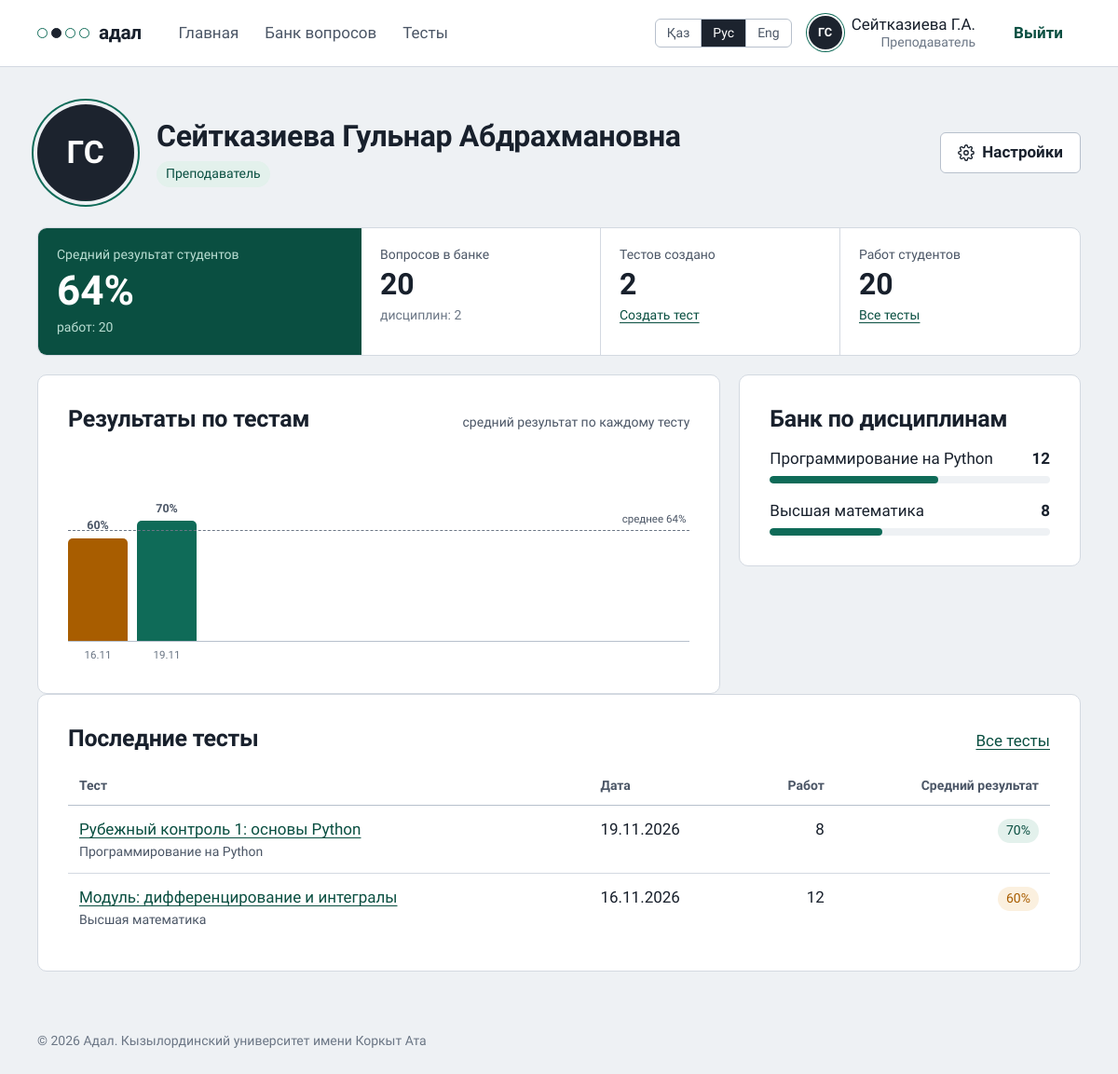
The app's page /accounts/profile/ (signed in) with its own data.
### accounts/models.py (models this page shows, shortened)
class User(AbstractBaseUser, PermissionsMixin):
    class Role(models.TextChoices):
        STUDENT = "student", _("Студент")
        TEACHER = "teacher", _("Преподаватель")
        ADMIN = "admin", _("Администратор")
    class Degree(models.TextChoices):
        BACHELOR = "bachelor", _("Бакалавриат")
        MASTER = "master", _("Магистратура")
        DOCTOR = "doctor", _("Докторантура")
    class ApplicationType(models.TextChoices):
        FIRST = "first", _("Первое высшее образование")
        SHORT = "short", _("Сокращённая программа (на базе ТиПО)")
        SECOND = "second", _("Второе высшее образование")
    class DocType(models.TextChoices):
        ID_CARD = "id_card", _("Удостоверение личности РК")
        PASSPORT = "passport", _("Паспорт")
        RESIDENCE = "residence", _("Вид на жительство")
    class Language(models.TextChoices):
        KAZAKH = "kk", _("Қазақша")
        RUSSIAN = "ru", _("Русский")
        ENGLISH = "en", "English"
    iin = models.CharField(_("ИИН"), max_length=12, unique=True)
    first_name = models.CharField(_("Имя"), max_length=80)
    last_name = models.CharField(_("Фамилия"), max_length=80)
    patronymic = models.CharField(_("Отчество"), max_length=80, blank=True)
    email = models.EmailField(_("Эл. почта"), blank=True)
    role = models.CharField(_("Роль"), max_length=10, choices=Role.choices, default=Role.STUDENT)
    group = models.CharField(_("Группа"), max_length=30, blank=True)
    interface_language = models.CharField(
        _("Язык интерфейса"), max_length=2, choices=Language.choices, default=Language.RUSSIAN)
    degree = models.CharField(_("Академическая степень"), max_length=10,
                              choices=Degree.choices, default=Degree.BACHELOR)
    application_type = models.CharField(_("Заявление"), max_length=10,
                                        choices=ApplicationType.choices, default=ApplicationType.FIRST)
    citizenship = models.CharField(_("Страна"), max_length=60, default="Казахстан")
    doc_type = models.CharField(_("Документ"), max_length=10, choices=DocType.choices,
                                default=DocType.ID_CARD)
    doc_number = models.CharField(_("Номер документа"), max_length=20, blank=True)
    study_language = models.CharField(_("Язык обучения"), max_length=2,
                                      choices=Language.choices, default=Language.KAZAKH)
    birth_date = models.DateField(_("Дата рождения"), null=True, blank=True)
    avatar = models.ImageField(_("Фото профиля"), upload_to="avatars/", blank=True)
    is_active = models.BooleanField(default=True)
    is_staff = models.BooleanField(default=False)
    date_joined = models.DateTimeField(default=timezone.now)
    objects = UserManager()
    USERNAME_FIELD = "iin"
    REQUIRED_FIELDS = ["first_name", "last_name"]
    class Meta:
        verbose_name = _("пользователь")
        verbose_name_plural = _("пользователи")
        ordering = ["last_name", "first_name"]
    @property
    def full_name(self) -> str:
        return " ".join(p for p in (self.last_name, self.first_name, self.patronymic) if p)
    @property
    def short_name(self) -> str:
        initials = "".join(f"{p[0]}." for p in (self.first_name, self.patronymic) if p)
        return f"{self.last_name} {initials}".strip()
    @property
    def initials(self) -> str:
        return "".join(p[0] for p in (self.first_name, self.last_name) if p).upper()
    @property
    def is_teacher(self) -> bool:
        return self.role in (self.Role.TEACHER, self.Role.ADMIN)

### exams/models.py (models this page shows, shortened)
class Exam(models.Model):
    title = models.CharField(_("Название"), max_length=200)
    subject = models.ForeignKey(Subject, on_delete=models.PROTECT, related_name="exams",
                                verbose_name=_("Дисциплина"))
    author = models.ForeignKey(settings.AUTH_USER_MODEL, on_delete=models.CASCADE,
                               related_name="exams")
    topic = models.CharField(_("Только тема"), max_length=150, blank=True,
                             help_text=_("Оставьте пустым, чтобы брать вопросы по всей дисциплине"))
    question_count = models.PositiveSmallIntegerField(_("Вопросов в варианте"), default=20)
    duration_minutes = models.PositiveSmallIntegerField(_("Время, минут"), default=30)
    opens_at = models.DateTimeField(_("Открывается"))
    closes_at = models.DateTimeField(_("Закрывается"))
    groups = models.CharField(_("Группы"), max_length=300, blank=True,
                              help_text=_("Через запятую, например: ИС-21, ИС-22. Если оставить пустым, тест увидят все группы"))
    access_code = models.CharField(_("Код доступа"), max_length=12,
                                   help_text=_("Преподаватель говорит его вслух в аудитории"))
    allowed_ip_prefix = models.CharField(
        _("Разрешённая сеть"), max_length=60, blank=True,
        help_text=_("Начало IP-адресов компьютерного класса, например 10.12.5. Если оставить пустым, тест откроется из любой сети"))
    max_violations = models.PositiveSmallIntegerField(
        _("Нарушений до завершения"), default=3,
        help_text=_("Уход со страницы, выход из полноэкранного режима и т. п."))
    show_review = models.BooleanField(_("Показать студенту разбор после теста"), default=False)
    questions = models.ManyToManyField("Question", related_name="exams", blank=True,
                                       verbose_name=_("Вопросы теста"))
    is_published = models.BooleanField(_("Опубликован"), default=True)
    created_at = models.DateTimeField(auto_now_add=True)
    class Meta:
        verbose_name = _("тест")
        verbose_name_plural = _("тесты")
        ordering = ["-opens_at"]

class Subject(models.Model):
    name = models.CharField(_("Название"), max_length=150, unique=True)
    class Meta:
        verbose_name = _("дисциплина")
        verbose_name_plural = _("дисциплины")
        ordering = ["name"]

### accounts/views.py (the view)
# urls.py: path("profile/", views.profile_view, name="profile"),
@login_required
def profile_view(request):
    user = request.user
    overview = stats.teacher_overview(user) if user.is_teacher else stats.student_overview(user)
    return render(request, "accounts/profile.html", {"o": overview})

### accounts/stats.py (called while the page is built)
def _pct(score, max_score):
    return round(100 * score / max_score) if max_score else 0

def _avg(values):
    return round(sum(values) / len(values)) if values else None

### exams/models.py (called while the page is built)
    def get_queryset(self):
        return super().get_queryset().filter(archived=False)

### templates/accounts/profile.html (shortened to what this page needs)
{% extends "base.html" %}
{% load i18n %}
{% block content %}
<section class="profile-head">
  <form method="post" action="{% url 'accounts:settings' %}" enctype="multipart/form-data" class="avatar-quick">
    <label class="avatar avatar-xl avatar-edit" title="{% translate 'Изменить фото' %}">
      {% if user.avatar %}<img src="{{ user.avatar.url }}" alt="">{% else %}<span>{{ user.initials }}</span>{% endif %}
    </label>
  </form>
  <div class="profile-id">
    <h1>{{ user.full_name }}</h1>
    <div class="chips">
      <span class="tag ok">{{ user.get_role_display }}</span>
    </div>
  </div>
  <a class="btn profile-settings" href="{% url 'accounts:settings' %}">
    {% translate "Настройки" %}
  </a>
</section>
{% if user.is_teacher %}
<div class="kpis">
  <div class="kpi kpi-main"><span>{% translate "Средний результат студентов" %}</span><b class="num">{% if o.avg is not None %}{{ o.avg }}%{% else %}—{% endif %}</b><small>{% translate "работ:" %} <span class="num">{{ o.works }}</span></small></div>
  <div class="kpi"><span>{% translate "Вопросов в банке" %}</span><b class="num">{{ o.bank }}</b><small>{% translate "дисциплин:" %} <span class="num">{{ o.by_subject|length }}</span></small></div>
  <div class="kpi"><span>{% translate "Тестов создано" %}</span><b class="num">{{ o.exams }}</b><small><a href="{% url 'exams:exam_new' %}">{% translate "Создать тест" %}</a></small></div>
  <div class="kpi"><span>{% translate "Работ студентов" %}</span><b class="num">{{ o.works }}</b><small><a href="{% url 'exams:exam_list' %}">{% translate "Все тесты" %}</a></small></div>
</div>
<div class="cols">
  <section class="sheet">
    <div class="sheet-title"><h2>{% translate "Результаты по тестам" %}</h2><span class="small muted">{% translate "средний результат по каждому тесту" %}</span></div>
    {% if o.timeline %}{% include "accounts/_bars.html" with items=o.timeline avg=o.avg %}
    {% else %}<p class="empty-line">{% translate "Когда студенты сдадут ваш первый тест, здесь появится график." %}</p>{% endif %}
  </section>
  <aside class="sheet">
    <div class="sheet-title"><h2>{% translate "Банк по дисциплинам" %}</h2></div>
    {% for s in o.by_subject %}
    <div class="meter-row">
      <div class="meter-head"><span>{{ s.name }}</span><b class="num">{{ s.count }}</b></div>
      <div class="meter"><i style="width:{{ s.share }}%"></i></div>
    </div>
    {% empty %}
    <p class="empty-line">{% translate "В банке пока нет ваших вопросов." %}</p>
    <a class="btn btn-block" href="{% url 'exams:exam_new' %}">{% translate "Создать тест" %}</a>
    {% endfor %}
  </aside>
</div>
<section class="sheet">
  <div class="sheet-title"><h2>{% translate "Последние тесты" %}</h2><a href="{% url 'exams:exam_list' %}">{% translate "Все тесты" %}</a></div>
  {% if o.recent %}
  <div class="table-wrap"><table>
    <thead><tr><th>{% translate "Тест" %}</th><th>{% translate "Дата" %}</th><th class="right">{% translate "Работ" %}</th><th class="right">{% translate "Средний результат" %}</th></tr></thead>
    <tbody>
    {% for e in o.recent %}
    <tr>
      <td><a href="{{ e.url }}">{{ e.title }}</a><div class="small muted">{{ e.subject }}</div></td>
      <td class="num">{{ e.date|date:"d.m.Y" }}</td>
      <td class="right num">{{ e.works }}</td>
      <td class="right">{% if e.avg is not None %}<span class="tag {% if e.avg >= 70 %}ok{% elif e.avg >= 50 %}warn{% else %}bad{% endif %} num">{{ e.avg }}%</span>{% else %}<span class="muted">—</span>{% endif %}</td>
    </tr>
    {% endfor %}
    </tbody>
  </table></div>
  {% else %}<p class="empty-line">{% translate "Вы ещё не создали ни одного теста." %} <a href="{% url 'exams:exam_new' %}">{% translate "Создать тест" %}</a></p>{% endif %}
</section>
{% endif %}
{% endblock %}

### templates/base.html (shortened to what this page needs)
{% load static i18n %}{% get_current_language as LANG %}<!doctype html>
<html lang="{{ LANG }}">
<head>
  <link rel="stylesheet" href="{% static 'css/app.css' %}?v=16">
</head>
<body class="{% block body_class %}{% endblock %}">
{% block chrome %}
<header class="topbar">
  <div class="topbar-in">
    <a class="wordmark" href="{% url 'dashboard' %}" aria-label="{% translate 'Адал, главная страница' %}">
      <span class="mark" aria-hidden="true"><i></i><i class="on"></i><i></i><i></i></span>{% translate "адал" %}
    </a>
    {% if user.is_authenticated %}
    {% with path=request.path %}
    <nav class="nav" aria-label="{% translate 'Разделы' %}">
      <a href="{% url 'dashboard' %}" {% if path == '/' %}aria-current="page"{% endif %}>{% translate "Главная" %}</a>
      {% if user.is_teacher %}
      <a href="{% url 'exams:question_list' %}" {% if '/bank/' in path %}aria-current="page"{% endif %}>{% translate "Банк вопросов" %}</a>
      <a href="{% url 'exams:exam_list' %}" {% if '/exams/' in path %}aria-current="page"{% endif %}>{% translate "Тесты" %}</a>
      {% endif %}
    </nav>
    {% endwith %}
    {% endif %}
    <div class="who">
      {% include "_lang.html" %}
      {% if user.is_authenticated %}
      <a class="who-link" href="{% url 'accounts:profile' %}" title="{% translate 'Профиль' %}">
        <span class="avatar" aria-hidden="true">{% if user.avatar %}<img src="{{ user.avatar.url }}" alt="">{% else %}{{ user.initials }}{% endif %}</span>
        <span class="who-name">{{ user.short_name }}<span>{{ user.get_role_display }}{% if user.group %}, {{ user.group }}{% endif %}</span></span>
      </a>
      <form method="post" action="{% url 'accounts:logout' %}">{% csrf_token %}
        <button class="btn btn-quiet logout" type="submit" aria-label="{% translate 'Выйти' %}">
          <span>{% translate "Выйти" %}</span>
        </button>
      </form>
      {% endif %}
    </div>
  </div>
</header>
{% endblock %}
<main class="{% block main_class %}page{% endblock %}">
  {% block content %}{% endblock %}
</main>
{% block footer %}<footer class="footer">{% translate "© 2026 Адал. Кызылординский университет имени Коркыт Ата" %}</footer>{% endblock %}
</body>
</html>

### templates/accounts/_bars.html (shortened to what this page needs)
{% load i18n %}<figure class="bars" style="--avg:{{ avg|default:0 }}">
  <div class="bars-plot">
    {% if avg is not None %}<div class="bars-avg" aria-hidden="true"><span>{% translate "среднее" %} {{ avg }}%</span></div>{% endif %}
    {% for item in items %}
    <a class="bars-col" href="{{ item.url }}" title="{{ item.label }}: {{ item.value }}%">
      <span class="bars-val num">{{ item.value }}%</span>
      <span class="bars-bar{% if item.value >= 70 %} good{% elif item.value < 50 %} low{% endif %}" style="height:{{ item.value }}%"></span>
    </a>
    {% endfor %}
  </div>
  <div class="bars-x" aria-hidden="true">{% for item in items %}<span>{{ item.date|date:"d.m" }}</span>{% endfor %}</div>
</figure>

### records on screen
User: initials "ГС", short_name "Сейтказиева Г.А.", role "Преподаватель", full_name "Сейтказиева Гульнар Абдрахмановна"
Exam: date "16.11", title "Модуль: дифференцирование и интегралы", date "16.11.2026"
Exam: date "19.11", title "Рубежный контроль 1: основы Python", date "19.11.2026"
Subject: name "Программирование на Python", count "12", {{ s.share }} 60 (drawn), subject "Программирование на Python"
Subject: name "Высшая математика", count "8", {{ s.share }} 40 (drawn), subject "Высшая математика"

### other values on screen
{{ o.avg }} "64"
{{ o.works }} "20"
{{ o.bank }} "20"
{{ o.by_subject|length }} "2"
{{ o.exams }} "2"
{{ avg }} "64"
{{ item.value }} "60" "70"
{{ e.works }} "8" "12"
{{ e.avg }} "70" "60"
